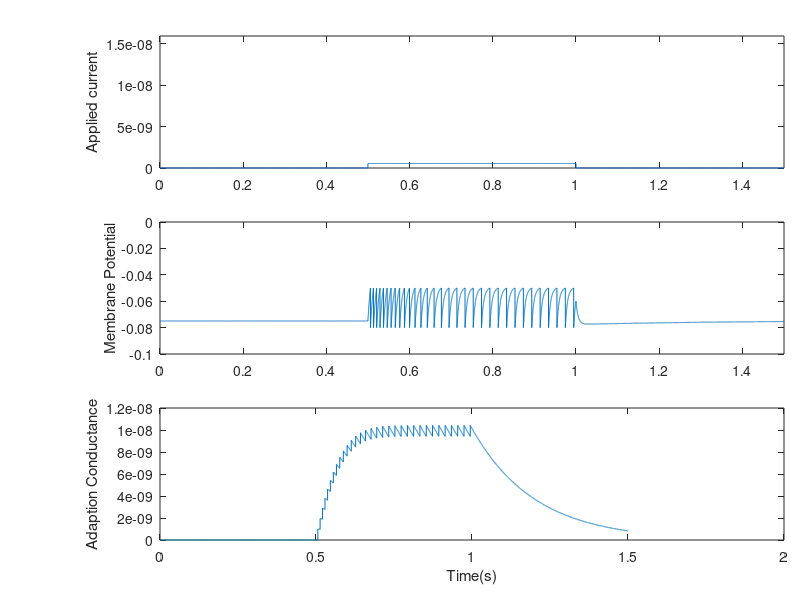

Write the MATLAB code that produced this figure. (Note: this script raises an error after producing the figure.)
% Tutorial 2.3 - Homework 2
%Code written by Connor Zawacki
%About: This code simulates an extention of the leaky integrate and fire 
%model neuron through addition of a spiking mechanism and adaption currents.


%For more in depth discussion of solutions and answers to question, see
%attached pdf

%% Question 1a
%params
EL = -75e-3;   %Reversal potential
Vth = -50e-3;  %Threshold potential
Vres = -80e-3; %Reset potential
Rm = 100e6;    %Resistance
Cm = 100e-12;  %Capacitance
EK = -80e-3;   %Reversal potential of potassium channel
dGSRA = 1e-9;  %Increment of spike rate adaptation
dt=0.1e-3;     %Time-step of Vm
tSRA = 200e-3; %Time constant of decay for GSRA
spikes=0;

%vectors
tmax = 1.5; %varies for trial to trial
tvec = (0:dt:tmax); 
GSRAvec = zeros(size(tvec)); %NOTE GSRAvec(1)=0
Vmvec = zeros(size(tvec));
Iappvec = zeros(size(tvec));
Vmvec(1)=EL;
Iappvec(round(numel(Iappvec)/3):round(2*numel(Iappvec)/3)) = 550e-12;

%simulation
for i = 2:numel(tvec)
    GSRAvec(i)=GSRAvec(i-1) + (dt*(-GSRAvec(i-1)/tSRA));
    Vmvec(i)=Vmvec(i-1) + dt*1/Cm*((EL-Vmvec(i-1))/Rm+GSRAvec(i-1)*(EK-Vmvec(i-1))+Iappvec(i));
    if Vmvec(i)>=Vth
        Vmvec(i)=Vres;
        GSRAvec(i) = GSRAvec(i)+dGSRA;
    end
end
%NOTE: the subplot position code below was adapted from AELIF_code.m just
%to construct the 3 seperate vertical plot design. All data and plots are
%original

figure(1)
subplot('Position',[0.2 0.72 0.78,0.22]) %see note above
plot(tvec,Iappvec);
axis([0 tmax 0 1.25*(500e-12)]);
ylabel("Applied current")
subplot('Position',[0.2 0.41 0.78,0.22])%see note above
plot(tvec,Vmvec);
axis([0 tmax -100e-3 0]);
ylabel("Membrane Potential")
subplot('Position',[0.2 0.10 0.78,0.22]) %see note above
plot(tvec,GSRAvec);
ylabel("Adaption Conductance")
xlabel("Time(s)")

%% Question 1b
tmax = 5; %varies for trial to trial
tvec = (0:dt:tmax); 
GSRAvec = zeros(size(tvec)); %NOTE GSRAvec(1)=0
Vmvec = zeros(size(tvec));
Vmvec(1)=EL;
Iappvec = 250e-12:(550e-12 - 250e-12)/29:550e-12; 
ISIvec_1= zeros(size(Iappvec));
ISIvec_steady = ISIvec_1;


for j = 1:numel(Iappvec)
    Iapp = Iappvec(j);
    tempspike1 = 0;
    tempspike2 = 0;
    for i = 2:numel(tvec)
        GSRAvec(i)=GSRAvec(i-1) + (dt*(-GSRAvec(i-1)/tSRA));
        Vmvec(i)=Vmvec(i-1) + dt*1/Cm*((EL-Vmvec(i-1))/Rm+GSRAvec(i-1)*(EK-Vmvec(i-1))+Iapp);
        if Vmvec(i)>=Vth
            Vmvec(i)=Vres;
            GSRAvec(i) = GSRAvec(i)+dGSRA;
            if tempspike1==0
                tempspike1=tvec(i);
            elseif tempspike2==0
                tempspike2=tvec(i);
                ISIvec_1(j)=tempspike2-tempspike1;
            elseif round(tvec(i)-tempspike2, 3)==round(tempspike2-tempspike1, 3) && tvec(i)-tempspike2~=0
                ISIvec_steady(j)=tvec(i)-tempspike2;
            else
                tempspike1=tempspike2;
                tempspike2=tvec(i);
            end
        end
    end
end
firstfirerate = ISIvec_1.^-1;
steadyfirerate = ISIvec_steady.^-1;

%the below 2 lines of code are to fix the Inf value given from 0^-1
firstfirerate(1)=0;
steadyfirerate(1)=0;


figure(2)
plot(Iappvec,steadyfirerate)
hold on
plot(Iappvec, firstfirerate, 'x')
axis([2e-10 Iappvec(numel(Iappvec)) 0 150])
xlabel("Applied Current (V)")
ylabel("Spike Rate (Hz)")
legend("Steady State","Initial")

%% question 2a

dth=2e-3;
Vmax=100e-3;
GL=3e-9;
a=2e-9;
b=0.02e-9;
%most of below was copied and edited from above
tmax = 1.5; %varies for trial to trial
tvec = (0:dt:tmax); 
ISRAvec = zeros(size(tvec)); %NOTE ISRAvec(1)=0
Vmvec = zeros(size(tvec));
Iappvec = zeros(size(tvec));
Vmvec(1)=EL;
Iappvec(round(numel(Iappvec)/3):round(2*numel(Iappvec)/3)) = 550e-12;
% 100 to 410
%simulation
for i = 2:numel(tvec)
    ISRAvec(i) = ISRAvec(i-1) + dt*(tSRA^-1)*(a*(Vmvec(i-1)-EL)-ISRAvec(i-1));
    Vmvec(i)= Vmvec(i-1) + dt*(Cm^-1)*(GL*(EL-Vmvec(i-1)+ dth*exp((Vmvec(i-1)-Vth)/dth))-ISRAvec(i-1) + Iappvec(i));
    if Vmvec(i)>=Vth
        Vmvec(i)=Vres;
        ISRAvec(i)=ISRAvec(i) + b;
    end
end
%NOTE: the subplot position code below was adapted from AELIF_code.m just
%to construct the 3 seperate vertical plot design. All data and plots are
%original

figure(3)
subplot('Position',[0.2 0.72 0.78,0.22]) %see note above
plot(tvec,Iappvec);
axis([0 tmax 0 1.25*(500e-12)]);
ylabel("Applied current")
subplot('Position',[0.2 0.41 0.78,0.22])%see note above
plot(tvec,Vmvec);
axis([0 tmax -150e-3 0]);
ylabel("Membrane Potential")
subplot('Position',[0.2 0.10 0.78,0.22]) %see note above
plot(tvec,ISRAvec);
ylabel("Adaption Conductance")
xlabel("Time(s)")

%% question 2b

tmax = 5; %varies for trial to trial
tvec = (0:dt:tmax); 
GSRAvec = zeros(size(tvec)); %NOTE GSRAvec(1)=0
Vmvec = zeros(size(tvec));
Vmvec(1)=EL;
Iappvec = 100e-12:(410e-12 - 100e-12)/19:410e-12; 
ISIvec_1= zeros(size(Iappvec));
ISIvec_steady = ISIvec_1;


for j = 1:numel(Iappvec)
    Iapp = Iappvec(j);
    tempspike1 = 0;
    tempspike2 = 0;
    for i = 2:numel(tvec)
        ISRAvec(i) = ISRAvec(i-1) + dt*(tSRA^-1)*(a*(Vmvec(i-1)-EL)-ISRAvec(i-1));
        Vmvec(i)= Vmvec(i-1) + dt*(Cm^-1)*(GL*(EL-Vmvec(i-1)+ dth*exp((Vmvec(i-1)-Vth)/dth))-ISRAvec(i-1) + Iapp);
        if Vmvec(i)>=Vth
            Vmvec(i)=Vres;
            ISRAvec(i)=ISRAvec(i) + b;
            if tempspike1==0
                tempspike1=tvec(i);
            elseif tempspike2==0
                tempspike2=tvec(i);
                ISIvec_1(j)=tempspike2-tempspike1;
            elseif round(tvec(i)-tempspike2, 3)==round(tempspike2-tempspike1, 3) && tvec(i)-tempspike2~=0
                ISIvec_steady(j)=tvec(i)-tempspike2;
            else
                tempspike1=tempspike2;
                tempspike2=tvec(i);
            end
        end
    end
end
firstfirerate = ISIvec_1.^-1;

steadyfirerate = ISIvec_steady.^-1;
steadyfirerate(1:2)=0;%this is here to correct dividing by 0 when taking the inverse above


figure(4)
plot(Iappvec,steadyfirerate)
hold on
plot(Iappvec, firstfirerate, 'x')
axis([90e-12 Iappvec(numel(Iappvec)) 0 150])
xlabel("Applied Current (V)")
ylabel("Spike Rate (Hz)")
legend("Steady State","Initial")